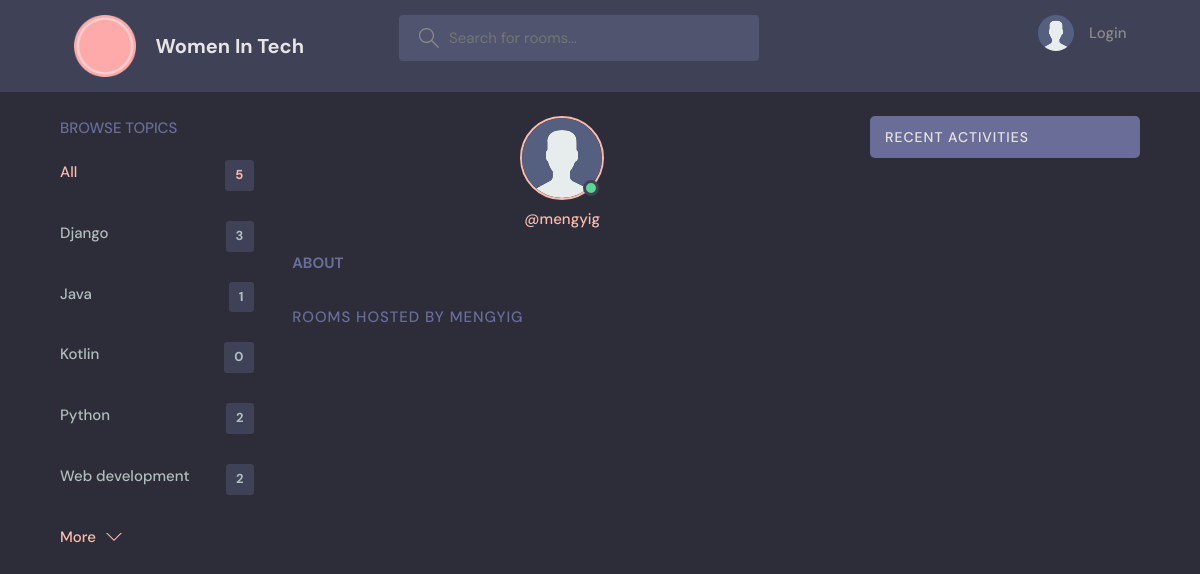
Page /profile/7/ on the earlier database version.
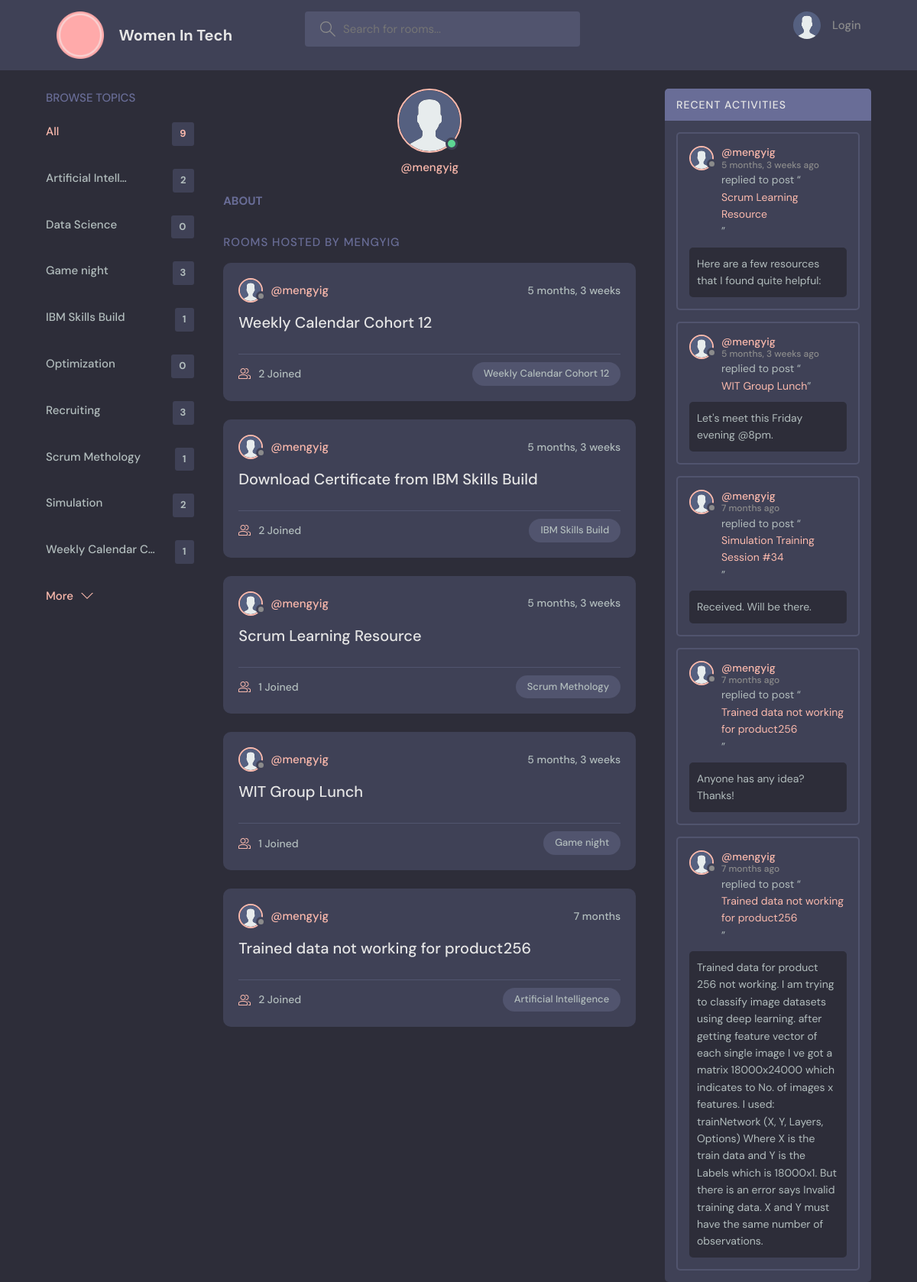
Same page on the later database version.
### base/models.py (models this page shows, shortened)
class Topic(models.Model):
    name = models.CharField(max_length=200)
    class Meta:
        ordering = ['name']

class Room(models.Model):
    host = models.ForeignKey(User, on_delete=models.SET_NULL, null=True)
    topic = models.ForeignKey(
        Topic, on_delete=models.SET_NULL, null=True)
    name = models.CharField(max_length=200)
    description = models.TextField(null=True, blank=True)
    participants = models.ManyToManyField(
        User, related_name="participants", blank=True)
    updated = models.DateTimeField(auto_now=True)
    created = models.DateTimeField(auto_now_add=True)
    class Meta:
        ordering = ['-updated', '-created']
    def __str__(self):
        return self.name

class Message(models.Model):
    user = models.ForeignKey(User, on_delete=models.CASCADE)
    room = models.ForeignKey(Room, on_delete=models.CASCADE)
    body = models.TextField()
    updated = models.DateTimeField(auto_now=True)
    created = models.DateTimeField(auto_now_add=True)
    class Meta:
        ordering = ['-updated', '-created']

### base/views.py (the view)
# urls.py: path('profile/<str:pk>/', views.userProfile, name='user-profile'),
def userProfile(request, pk):
    user = User.objects.get(id=pk)
    rooms = user.room_set.all()
    room_messages = user.message_set.all()
    topics = Topic.objects.all()
    context = {"user": user, "rooms": rooms,
               "room_messages": room_messages, "topics": topics}
    return render(request, "base/profile.html", context)

### base/templates/base/profile.html (shortened to what this page needs)
{% extends 'main.html' %}
{% block content %}
{% load static %}
<main class="profile-page layout layout--3">
    <div class="container">
        {% include 'base/topics_component.html' %}
        <div class="roomList">
            <div class="profile">
                <div class="profile__avatar">
                    <div class="avatar avatar--large active">
                        <img src="{% static 'images/avatar.svg' %}" />
                    </div>
                </div>
                <div class="profile__info">
                    <p>@{{user.username}}</p>
                </div>
                <div class="profile__about">
                    <h3>About</h3>
                </div>
            </div>
            <div class="roomList__header">
                <div>
                    <h2> Rooms Hosted by {{user.username}}</a>
                    </h2>
                </div>
            </div>
            {% include 'base/feed_component.html' %}
        </div>
        {% include 'base/activity_component.html' %}
    </div>
</main>
{% endblock content %}

### templates/main.html (shortened to what this page needs)
<!DOCTYPE html>
{% load static %}
<html lang="en">
<head>
    <link rel="stylesheet" href="{% static 'styles/style.css' %}" />
</head>
<body>
    {% include "navbar.html" %}
    {% block content %}
    {% endblock %}
</body>
</html>

### templates/navbar.html (shortened to what this page needs)
{% load static %}
<header class=" header header--loggedIn">
    <div class="container">
        <a href="{% url 'home' %}" class="header__logo">
            <img src="{% static 'images/pink-circle-hi.png' %}" />
            <h1>Women In Tech</h1>
        </a>
        <form class="header__search" method="GET" action="{% url 'home' %}">
            <label>
                <input name="q" placeholder="Search for rooms..." />
            </label>
        </form>
        <nav class="header__menu">
            {% if request.user.is_authenticated %}
            <div class="header__user">
                <a href="{% url 'update-user' %}">
                    <div class="avatar avatar--medium active">
                        <img src="{% static 'images/avatar.svg' %}" />
                    </div>
                    <p>{{request.user.username}} <span> @{{request.user.username}}</span></p>
                </a>
                <button class="dropdown-button">
                    <svg version="1.1" xmlns="http://www.w3.org/2000/svg" width="32" height="32" viewBox="0 0 32 32">
                        <title>chevron-down</title>
                        <path d="M16 21l-13-13h-3l16 16 16-16h-3l-13 13z"></path>
                    </svg>
                </button>
            </div>
            {% else %}
            <a href="{% url 'login' %}">
                <img src="{% static 'images/avatar.svg' %}" />
                <p>Login</p>
            </a>
            {% endif %}
        </nav>
    </div>
</header>

### base/templates/base/topics_component.html
<div class="topics">
    <div class="topics__header">
        <h2>Browse Topics</h2>
    </div>
    <ul class="topics__list">
        <li>
            <a href="{% url 'home' %}" class="active">All <span>{{topics.count}}</span></a>
        </li>
        {% for topic in topics %}
        <li>
            <a href="{% url 'home' %}?q={{topic.name}}">
                {{ topic.name | truncatechars:18 }}
                <span>{{topic.room_set.all.count}}</span></a>
        </li>
        {% endfor %}
    </ul>
    <a class="btn btn--link" href="topics.html">
        More
        <svg version="1.1" xmlns="http://www.w3.org/2000/svg" width="32" height="32" viewBox="0 0 32 32">
            <title>chevron-down</title>
            <path d="M16 21l-13-13h-3l16 16 16-16h-3l-13 13z"></path>
        </svg>
    </a>
</div>

### base/templates/base/feed_component.html (shortened to what this page needs)
{% for room in rooms %}
{% load static %}
<div class="roomListRoom">
    <div class="roomListRoom__header">
        <a href="{% url 'user-profile' room.host.id %}" class="roomListRoom__author">
            <div class="avatar avatar--small">
                <img src="{% static 'images/avatar.svg' %}" />
            </div>
            <span>@{{room.host.username}}</span>
        </a>
        <div class="roomListRoom__actions">
            <span>{{room.created|timesince}}</span>
        </div>
    </div>
    <div class="roomListRoom__content">
        <a href="{% url 'room' room.id%}">{{room.name}}</a>
    </div>
    <div class="roomListRoom__meta">
        <a href="{% url 'room' room.id%}" class="roomListRoom__joined">
            {{room.participants.all.count}} Joined
        </a>
        <p class="roomListRoom__topic">{{room.topic.name}}</p>
    </div>
</div>
{% endfor %}

### base/templates/base/activity_component.html (shortened to what this page needs)
{% load static %}
<div class="activities">
    <div class="activities__header">
        <h2>Recent Activities</h2>
    </div>
    {% for message in room_messages %}
    <div class="activities__box">
        <div class="activities__boxHeader roomListRoom__header">
            <a href="{% url 'user-profile' message.user.id %}" class="roomListRoom__author">
                <div class="avatar avatar--small">
                    <img src="{% static 'images/avatar.svg' %}" />
                </div>
                <p>
                    @{{message.user}}
                    <span>{{message.created|timesince}} ago</span>
                </p>
            </a>
        </div>
        <div class="activities__boxContent">
            <p>replied to post “<a href="{% url 'room' message.room.id %}">{{message.room}}</a>”</p>
            <div class="activities__boxRoomContent">
                {{message.body}}
            </div>
        </div>
    </div>
    {% endfor %}
</div>

Differences in the rows shown:
removed Topic: name "Django", room_set.all.count "3"
removed Topic: name "Java", room_set.all.count "1"
removed Topic: name "Kotlin", room_set.all.count "0"
removed Topic: name "Python", room_set.all.count "2"
removed Topic: name "Web development", room_set.all.count "2"
added Topic: name "Artificial Intell…", room_set.all.count "2"
added Topic: name "Data Science", room_set.all.count "0"
added Topic: name "Game night", room_set.all.count "3"
added Topic: name "IBM Skills Build", room_set.all.count "1"
added Topic: name "Optimization", room_set.all.count "0"
added Topic: name "Recruiting", room_set.all.count "3"
added Topic: name "Scrum Methology", room_set.all.count "1"
added Topic: name "Simulation", room_set.all.count "2"
added Topic: name "Weekly Calendar C…", room_set.all.count "1"
added Room: host.username "mengyig", created "5 months, 3 weeks", name "Weekly Calendar Cohort 12", participants.all.count "2", topic.name "Weekly Calendar Cohort 12"
added Room: host.username "mengyig", created "5 months, 3 weeks", name "Download Certificate from IBM Skills Build", participants.all.count "2", topic.name "IBM Skills Build"
added Room: host.username "mengyig", created "5 months, 3 weeks", name "Scrum Learning Resource", participants.all.count "1", topic.name "Scrum Methology"
added Room: host.username "mengyig", created "5 months, 3 weeks", name "WIT Group Lunch", participants.all.count "1", topic.name "Game night"
added Room: host.username "mengyig", created "7 months", name "Trained data not working for product256", participants.all.count "2", topic.name "Artificial Intelligence"
added Message: user "mengyig", created "5 months, 3 weeks", room "Scrum Learning Resource", body "Here are a few resources that I found quite helpful:"
added Message: user "mengyig", created "5 months, 3 weeks", room "WIT Group Lunch", body "Let's meet this Friday evening @8pm."
added Message: user "mengyig", created "7 months", room "Simulation Training Session #34", body "Received. Will be there."
added Message: user "mengyig", created "7 months", room "Trained data not working for product256", body "Anyone has any idea? Thanks!"
added Message: user "mengyig", created "7 months", room "Trained data not working for product256", body "Trained data for product 256 not working. I am trying to classify image datasets using deep learning. after getting feature vector of each single image I ve got a matrix 18000x24000 which indicates to No. of images x features. I used: trainNetwork (X, Y, Layers, Options) Where X is the train data and Y is the Labels which is 18000x1. But there is an error says Invalid training data. X and Y must have the same number of observations."
Other differences:
{{ topics.count }}: "5" → "9"
